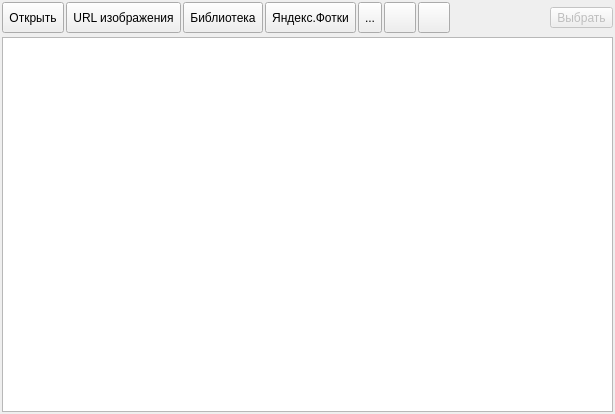
<?xml version="1.0" encoding="UTF-8"?>
<ui version="4.0">
 <class>FrameListImages</class>
 <widget class="QWidget" name="FrameListImages">
  <property name="geometry">
   <rect>
    <x>0</x>
    <y>0</y>
    <width>615</width>
    <height>414</height>
   </rect>
  </property>
  <property name="windowTitle">
   <string>Form</string>
  </property>
  <layout class="QVBoxLayout" name="verticalLayout">
   <property name="spacing">
    <number>2</number>
   </property>
   <property name="leftMargin">
    <number>2</number>
   </property>
   <property name="topMargin">
    <number>2</number>
   </property>
   <property name="rightMargin">
    <number>2</number>
   </property>
   <property name="bottomMargin">
    <number>2</number>
   </property>
   <item>
    <layout class="QHBoxLayout" name="horizontalLayout">
     <property name="spacing">
      <number>2</number>
     </property>
     <item>
      <widget class="QToolButton" name="toolButtonOpenImage">
       <property name="sizePolicy">
        <sizepolicy hsizetype="Preferred" vsizetype="Preferred">
         <horstretch>0</horstretch>
         <verstretch>0</verstretch>
        </sizepolicy>
       </property>
       <property name="toolTip">
        <string>Добавить файлы изображений с диска</string>
       </property>
       <property name="text">
        <string>Открыть</string>
       </property>
       <property name="icon">
        <iconset resource="../res.qrc">
         <normaloff>:/16/icons/16x16/folders.png</normaloff>:/16/icons/16x16/folders.png</iconset>
       </property>
       <property name="iconSize">
        <size>
         <width>24</width>
         <height>24</height>
        </size>
       </property>
       <property name="toolButtonStyle">
        <enum>Qt::ToolButtonTextBesideIcon</enum>
       </property>
      </widget>
     </item>
     <item>
      <widget class="QToolButton" name="toolButtonSetURLImageImage">
       <property name="sizePolicy">
        <sizepolicy hsizetype="Preferred" vsizetype="Preferred">
         <horstretch>0</horstretch>
         <verstretch>0</verstretch>
        </sizepolicy>
       </property>
       <property name="toolTip">
        <string>Добавить файлы изображений с диска</string>
       </property>
       <property name="text">
        <string>URL изображения</string>
       </property>
       <property name="icon">
        <iconset resource="../res.qrc">
         <normaloff>:/64/icons/64x64/url.png</normaloff>:/64/icons/64x64/url.png</iconset>
       </property>
       <property name="iconSize">
        <size>
         <width>24</width>
         <height>24</height>
        </size>
       </property>
       <property name="toolButtonStyle">
        <enum>Qt::ToolButtonTextBesideIcon</enum>
       </property>
      </widget>
     </item>
     <item>
      <widget class="QToolButton" name="toolButtonOpenImageFromLib">
       <property name="sizePolicy">
        <sizepolicy hsizetype="Preferred" vsizetype="Preferred">
         <horstretch>0</horstretch>
         <verstretch>0</verstretch>
        </sizepolicy>
       </property>
       <property name="toolTip">
        <string>Добавить изображение из библиотеки</string>
       </property>
       <property name="text">
        <string>Библиотека</string>
       </property>
       <property name="icon">
        <iconset resource="../res.qrc">
         <normaloff>:/16/icons/16x16/pictures.png</normaloff>:/16/icons/16x16/pictures.png</iconset>
       </property>
       <property name="iconSize">
        <size>
         <width>24</width>
         <height>24</height>
        </size>
       </property>
       <property name="toolButtonStyle">
        <enum>Qt::ToolButtonTextBesideIcon</enum>
       </property>
      </widget>
     </item>
     <item>
      <widget class="QToolButton" name="toolButtonOpenImageFromYF">
       <property name="sizePolicy">
        <sizepolicy hsizetype="Preferred" vsizetype="Preferred">
         <horstretch>0</horstretch>
         <verstretch>0</verstretch>
        </sizepolicy>
       </property>
       <property name="toolTip">
        <string>Добавить изображение из Яндекс.Фотки</string>
       </property>
       <property name="text">
        <string>Яндекс.Фотки</string>
       </property>
       <property name="icon">
        <iconset resource="../res.qrc">
         <normaloff>:/128/icons/128x128/yandex-photos.png</normaloff>:/128/icons/128x128/yandex-photos.png</iconset>
       </property>
       <property name="iconSize">
        <size>
         <width>24</width>
         <height>24</height>
        </size>
       </property>
       <property name="toolButtonStyle">
        <enum>Qt::ToolButtonTextBesideIcon</enum>
       </property>
      </widget>
     </item>
     <item>
      <widget class="QToolButton" name="toolButtonDeleteImage">
       <property name="sizePolicy">
        <sizepolicy hsizetype="Preferred" vsizetype="Preferred">
         <horstretch>0</horstretch>
         <verstretch>0</verstretch>
        </sizepolicy>
       </property>
       <property name="toolTip">
        <string>Отвязать/удалить изображение</string>
       </property>
       <property name="text">
        <string>...</string>
       </property>
       <property name="icon">
        <iconset resource="../res.qrc">
         <normaloff>:/32/icons/32x32/delete.png</normaloff>:/32/icons/32x32/delete.png</iconset>
       </property>
       <property name="iconSize">
        <size>
         <width>24</width>
         <height>24</height>
        </size>
       </property>
      </widget>
     </item>
     <item>
      <widget class="QToolButton" name="toolButtonUp">
       <property name="toolTip">
        <string>Сортировка (вверх)</string>
       </property>
       <property name="text">
        <string/>
       </property>
       <property name="icon">
        <iconset resource="../res.qrc">
         <normaloff>:/32/icons/32x32/up.png</normaloff>:/32/icons/32x32/up.png</iconset>
       </property>
       <property name="iconSize">
        <size>
         <width>24</width>
         <height>24</height>
        </size>
       </property>
      </widget>
     </item>
     <item>
      <widget class="QToolButton" name="toolButtonDown">
       <property name="toolTip">
        <string>Сортировка (вниз)</string>
       </property>
       <property name="text">
        <string/>
       </property>
       <property name="icon">
        <iconset resource="../res.qrc">
         <normaloff>:/32/icons/32x32/down.png</normaloff>:/32/icons/32x32/down.png</iconset>
       </property>
       <property name="iconSize">
        <size>
         <width>24</width>
         <height>24</height>
        </size>
       </property>
      </widget>
     </item>
     <item>
      <spacer name="horizontalSpacer_3">
       <property name="orientation">
        <enum>Qt::Horizontal</enum>
       </property>
       <property name="sizeHint" stdset="0">
        <size>
         <width>521</width>
         <height>20</height>
        </size>
       </property>
      </spacer>
     </item>
     <item>
      <widget class="QToolButton" name="toolButtonSelect">
       <property name="enabled">
        <bool>false</bool>
       </property>
       <property name="toolTip">
        <string>Выбрать изображения</string>
       </property>
       <property name="text">
        <string>Выбрать</string>
       </property>
       <property name="icon">
        <iconset resource="../res.qrc">
         <normaloff>:/64/icons/64x64/select.png</normaloff>:/64/icons/64x64/select.png</iconset>
       </property>
       <property name="iconSize">
        <size>
         <width>24</width>
         <height>24</height>
        </size>
       </property>
       <property name="toolButtonStyle">
        <enum>Qt::ToolButtonTextBesideIcon</enum>
       </property>
      </widget>
     </item>
    </layout>
   </item>
   <item>
    <widget class="Line" name="line">
     <property name="orientation">
      <enum>Qt::Vertical</enum>
     </property>
    </widget>
   </item>
   <item>
    <widget class="QTableView" name="tableViewImages">
     <attribute name="horizontalHeaderHighlightSections">
      <bool>false</bool>
     </attribute>
     <attribute name="verticalHeaderHighlightSections">
      <bool>false</bool>
     </attribute>
    </widget>
   </item>
  </layout>
 </widget>
 <resources>
  <include location="../res.qrc"/>
 </resources>
 <connections/>
</ui>
